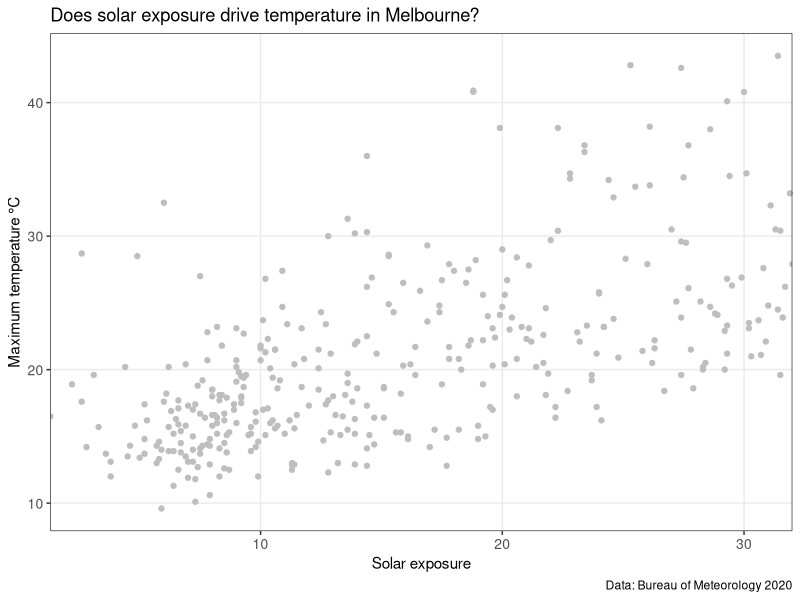
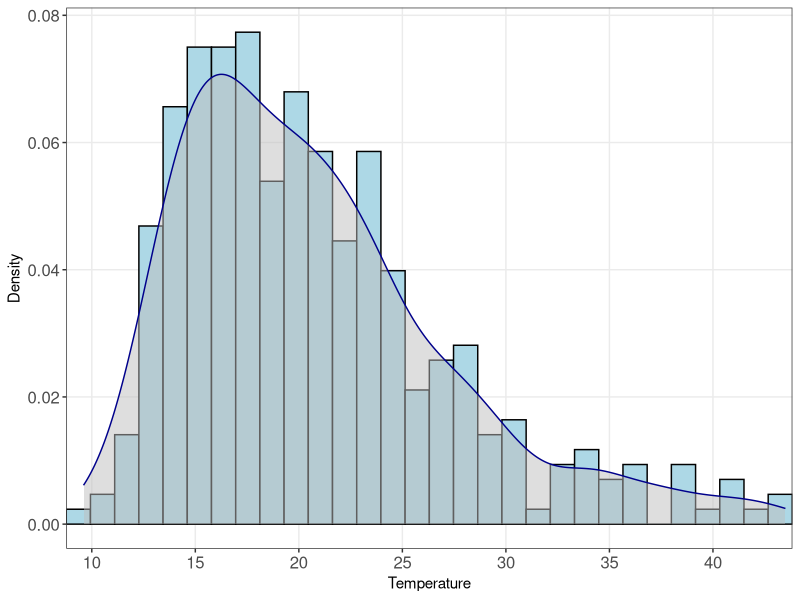
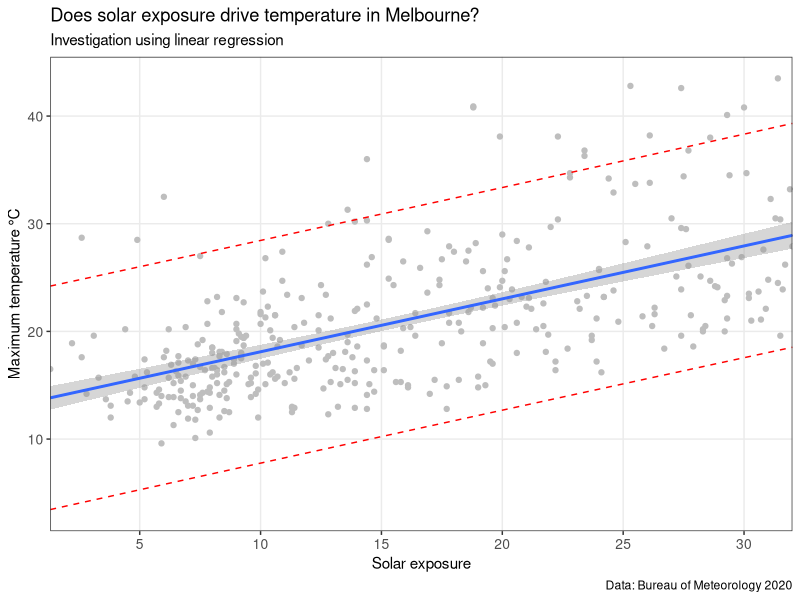
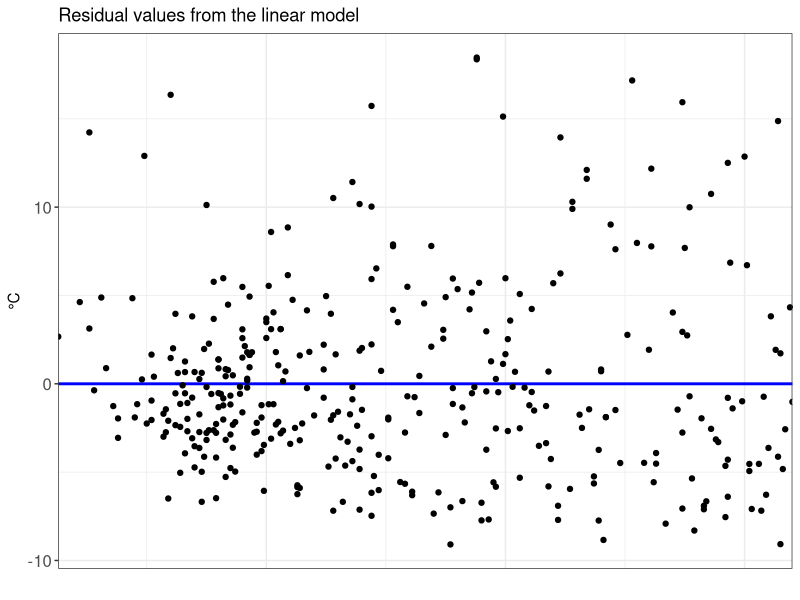
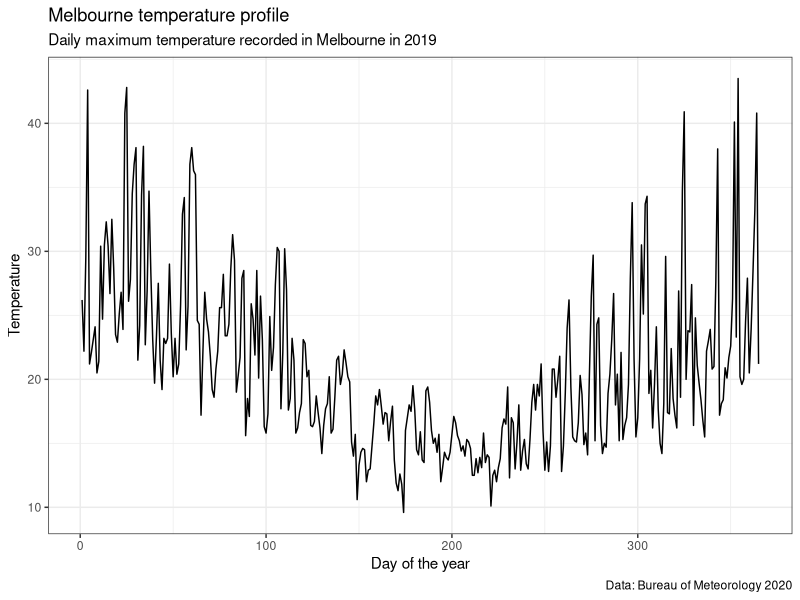
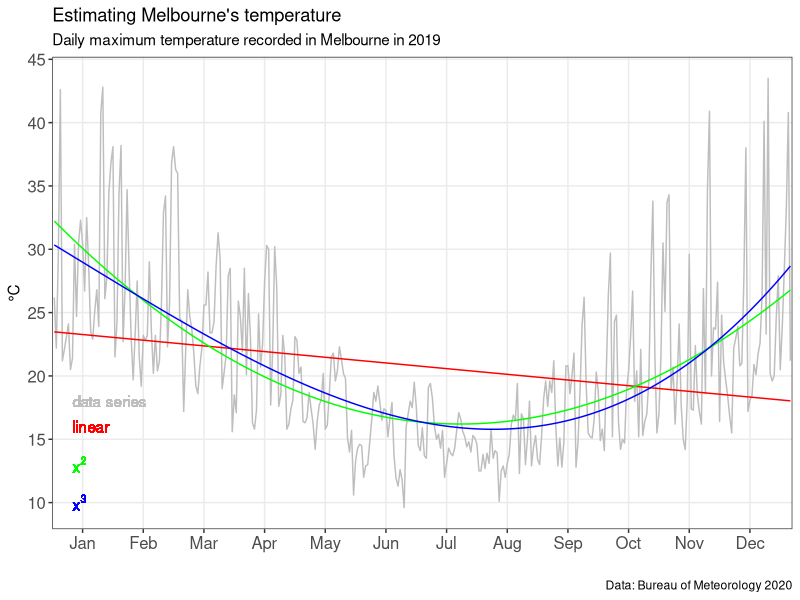
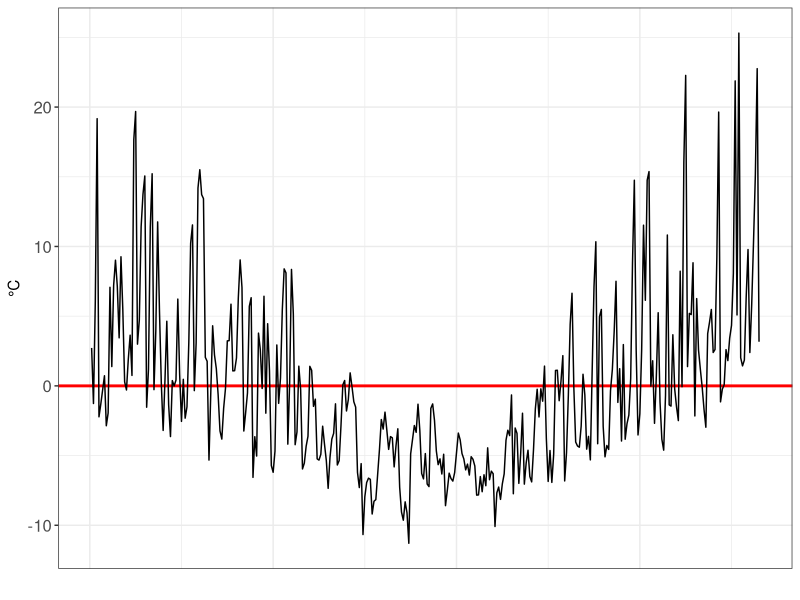
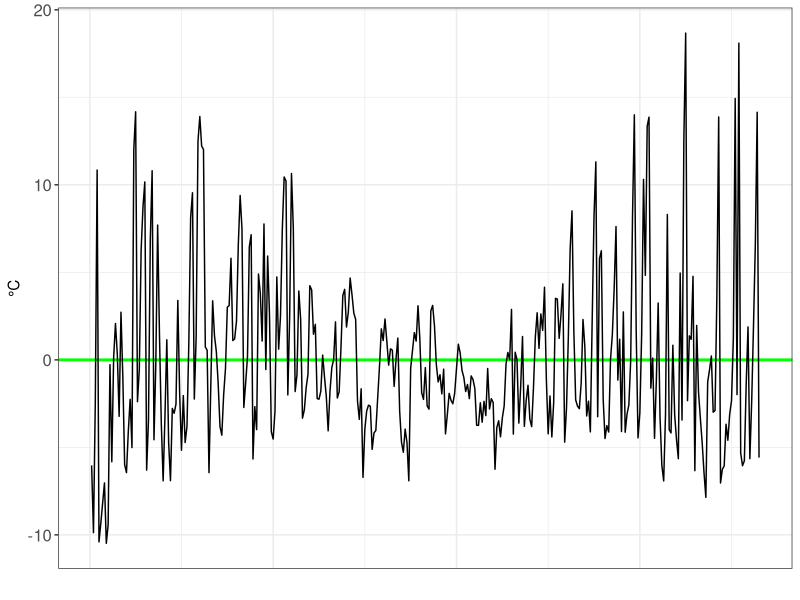

R code for these plots, in order:
## ---- chunk 1
#Useful packages for regression
library(readr)
library(readxl)
library(ggplot2)
library(dplyr)
library(tidyverse)
library(lubridate)
library(modelr)
library(cowplot)
## ---- chunk 2
MEL_weather_2019 <- readr::read_csv('MEL_weather_2019.csv')
head(MEL_weather_2019)
## ---- chunk 3
#Add a proper date column
MEL_weather_2019 <- MEL_weather_2019 %>%
  mutate(Date = make_date(Year, Month, Day))
## ---- chunk 4
names(MEL_weather_2019)[4]<- "Solar_exposure"
names(MEL_weather_2019)[6]<- "Max_temp"
names(MEL_weather_2019)[7]<- "Rainfall"
    
head(MEL_weather_2019)
## ---- chunk 5
MEL_temp_investigate <- ggplot(MEL_weather_2019)+
  geom_point(aes(y=Max_temp, x=Solar_exposure),col="grey")+
  labs(title = "Does solar exposure drive temperature in Melbourne?",
  caption = "Data: Bureau of Meteorology 2020") +
  xlab("Solar exposure")+
  ylab("Maximum temperature °C") +
  scale_x_continuous(expand=c(0,0)) +
  theme_bw()+
  theme(axis.text=element_text(size=10)) +
  theme(panel.grid.minor = element_blank())
MEL_temp_investigate
## ---- chunk 6
ggplot(MEL_weather_2019, aes(x=Max_temp)) + 
 geom_histogram(aes(y=..density..), colour="black", fill="lightblue")+
 geom_density(alpha=.5, fill="grey",colour="darkblue")+
  
 scale_x_continuous(breaks=c(5,10,15,20,25,30,35,40,45),
                    expand=c(0,0))+
  xlab("Temperature")+
  ylab("Density")+
  
 theme_bw()+
 theme(axis.text=element_text(size=12))+
 theme(panel.grid.minor = element_blank())
## ---- chunk 7
#Create a straight line estimate to fit the data
temp_model <- lm(Max_temp~Solar_exposure, data=MEL_weather_2019)
## ---- chunk 8
summary(temp_model)
## ---- chunk 9
#Calculate the prediction interval
prediction_interval <- predict(temp_model, 
                               newdata=MEL_weather_2019, 
                               interval = "prediction")
## ---- chunk 10
#Plot a chart with data and model on it
ggplot(MEL_weather_2019)+
  geom_point(aes(y=Max_temp, x=Solar_exposure),
                 col="grey")+
  geom_line(aes(y=prediction_interval[,1],x=Solar_exposure),
                col="blue")+
  geom_smooth(aes(y=Max_temp, x= Solar_exposure), 
              method=lm)+
  geom_line(aes(y=prediction_interval[,2],x=Solar_exposure),
            colour="red", linetype="dashed")+
  geom_line(aes(y=prediction_interval[,3],x=Solar_exposure),
            colour="red", linetype="dashed")+

  labs(title = 
       "Does solar exposure drive temperature in Melbourne?",
       subtitle = 'Investigation using linear regression',
       caption = "Data: Bureau of Meteorology 2020") +
  xlab("Solar exposure")+
  ylab("Maximum temperature °C")+
  
  scale_x_continuous(expand=c(0,0),
                   breaks=c(0,5,10,15,20,25,30,35,40))+
 
  theme_bw()+
  theme(axis.text=element_text(size=10))+
  theme(panel.grid.minor = element_blank())
## ---- chunk 11
residuals_temp_predict <- MEL_weather_2019 %>%
  add_residuals(temp_model)
## ---- chunk 12
residuals_temp_predict_chart <- 
ggplot(data=residuals_temp_predict,
       aes(x=Solar_exposure, y=resid), col="grey")+
       geom_ref_line(h=0,colour="blue", size=1)+
       geom_point()+
       xlab("")+
       ylab("°C")+
       theme_bw()+
       theme(axis.text=element_text(size=12))+
       theme(axis.ticks.x=element_blank(),
       axis.text.x=element_blank())+
       scale_x_continuous(expand=c(0,0))+
       labs(title = "Residual values from the linear model")

residuals_temp_predict_chart
## ---- chunk 13
temp_model_2 <- 
lm(Max_temp ~ Solar_exposure + Rainfall, data=MEL_weather_2019)
summary(temp_model_2)
## ---- chunk 14
temp_model_3 <- lm(Max_temp ~ Solar_exposure + Rainfall + Solar_exposure:Rainfall, data=MEL_weather_2019)
summary(temp_model_3)
## ---- chunk 15
MEL_weather_2019 <- MEL_weather_2019 %>%
    mutate(Day_number=row_number())
## ---- chunk 16
MEL_temp_chart <- 
ggplot(MEL_weather_2019)+
  geom_line(aes(x = Day_number, y = Max_temp)) +
  labs(title = 'Melbourne temperature profile',
  subtitle = 'Daily maximum temperature recorded in Melbourne in 2019',
  caption = "Data: Bureau of Meteorology 2020") +
  xlab("Day of the year")+
  ylab("Temperature")+
  theme_bw()                    
                
MEL_temp_chart
## ---- chunk 17
#Create a straight line estimate to fit the data
poly1 <- lm(Max_temp ~ poly(Day_number,1,raw=TRUE),
         data=MEL_weather_2019)
# summary(poly1)
#Create a polynominal of order 2 to fit this data
poly2 <- lm(Max_temp ~ poly(Day_number,2,raw=TRUE),
         data=MEL_weather_2019)
# summary(poly2)
#Create a polynominal of order 3 to fit this data
poly3 <- lm(Max_temp ~ poly(Day_number,3,raw=TRUE),
         data=MEL_weather_2019)
# summary(poly3)
MEL_weather_2019 <- MEL_weather_2019 %>%
  mutate(poly1values=predict(poly1,newdata=MEL_weather_2019))%>%
  mutate(poly2values=predict(poly2,newdata=MEL_weather_2019))%>%
  mutate(poly3values=predict(poly3,newdata=MEL_weather_2019))
head(MEL_weather_2019)
## ---- chunk 18
#Plot a chart with all models on it
MEL_weather_model_chart <- 
ggplot(MEL_weather_2019)+
  geom_line(aes(x=Day_number, y= Max_temp),col="grey")+
  geom_line(aes(x=Day_number, y= poly1values),col="red") +
  geom_line(aes(x=Day_number, y= poly2values),col="green")+
  geom_line(aes(x=Day_number, y= poly3values),col="blue")+
  
  #Add text annotations
  geom_text(x=10,y=18,label="data series",col="grey",hjust=0)+
  geom_text(x=10,y=16,label="linear",col="red",hjust=0)+
  geom_text(x=10,y=13,label=parse(text="x^2"),col="green",hjust=0)+
  geom_text(x=10,y=10,label=parse(text="x^3"),col="blue",hjust=0)+
  
  labs(title = "Estimating Melbourne's temperature",
       subtitle = 'Daily maximum temperature recorded in Melbourne in 2019',
       caption = "Data: Bureau of Meteorology 2020") +
  
  xlim(0,366)+
  ylim(10,45)+
scale_x_continuous(breaks=
  c(15,45,75,105,135,165,195,225,255,285,315,345),
  labels=c("Jan", "Feb", "Mar", "Apr", "May", "Jun", "Jul", "Aug", "Sep", "Oct", "Nov", "Dec"),
  expand=c(0,0),
  limits=c(0,366)) +
  scale_y_continuous(breaks=c(10,15,20,25,30,35,40,45)) +
  xlab("")+
  ylab("°C")+
  theme_bw()+
  theme(axis.text=element_text(size=12))+
  theme(panel.grid.minor = element_blank())
MEL_weather_model_chart
## ---- chunk 19
#Get the residuals for poly1
residuals_poly1 <- MEL_weather_2019 %>%
  add_residuals(poly1)
residuals_poly1_chart <- 
ggplot(data=residuals_poly1,aes(x=Day_number, y=resid))+
  geom_ref_line(h=0,colour="red", size=1)+
  geom_line()+
  xlab("")+
  ylab("°C")+
  theme_bw()+
  theme(axis.text=element_text(size=12))+
  theme(axis.ticks.x=element_blank(),
  axis.text.x=element_blank())
residuals_poly1_chart
#Get the residuals for poly2
residuals_poly2 <- MEL_weather_2019%>%
  add_residuals(poly2)
residuals_poly2_chart <- ggplot(data=residuals_poly2,aes(x=Day_number, y=resid))+
  geom_ref_line(h=0,colour="green", size=1)+
  geom_line()+
  xlab("")+
  ylab("°C")+
  theme_bw()+
  theme(axis.text=element_text(size=12))+
  theme(axis.ticks.x=element_blank(),
  axis.text.x=element_blank())
  
residuals_poly2_chart
#Get the residuals for poly3
residuals_poly3 <- MEL_weather_2019 %>%
  add_residuals(poly3)
residuals_poly3_chart <- ggplot(data=residuals_poly3,aes(x=Day_number, y=resid))+
  geom_ref_line(h=0,colour="blue", size=1)+
  geom_line()+
  theme_bw()+
  theme(axis.text=element_text(size=12))+
 scale_x_continuous(breaks=
 c(15,45,75,105,135,165,195,225,255,285,315,345),
 labels=c("Jan", "Feb", "Mar", "Apr", "May", "Jun", "Jul", "Aug", "Sep", "Oct", "Nov", "Dec"),
 expand=c(0,0),
 limits=c(0,366))+
 xlab("")+
 ylab("°C")
  
residuals_poly3_chart
three_charts_single_page <- plot_grid(
  residuals_poly1_chart, 
  residuals_poly2_chart, 
  residuals_poly3_chart,
  ncol=1,nrow=3,label_size=16)
three_charts_single_page
